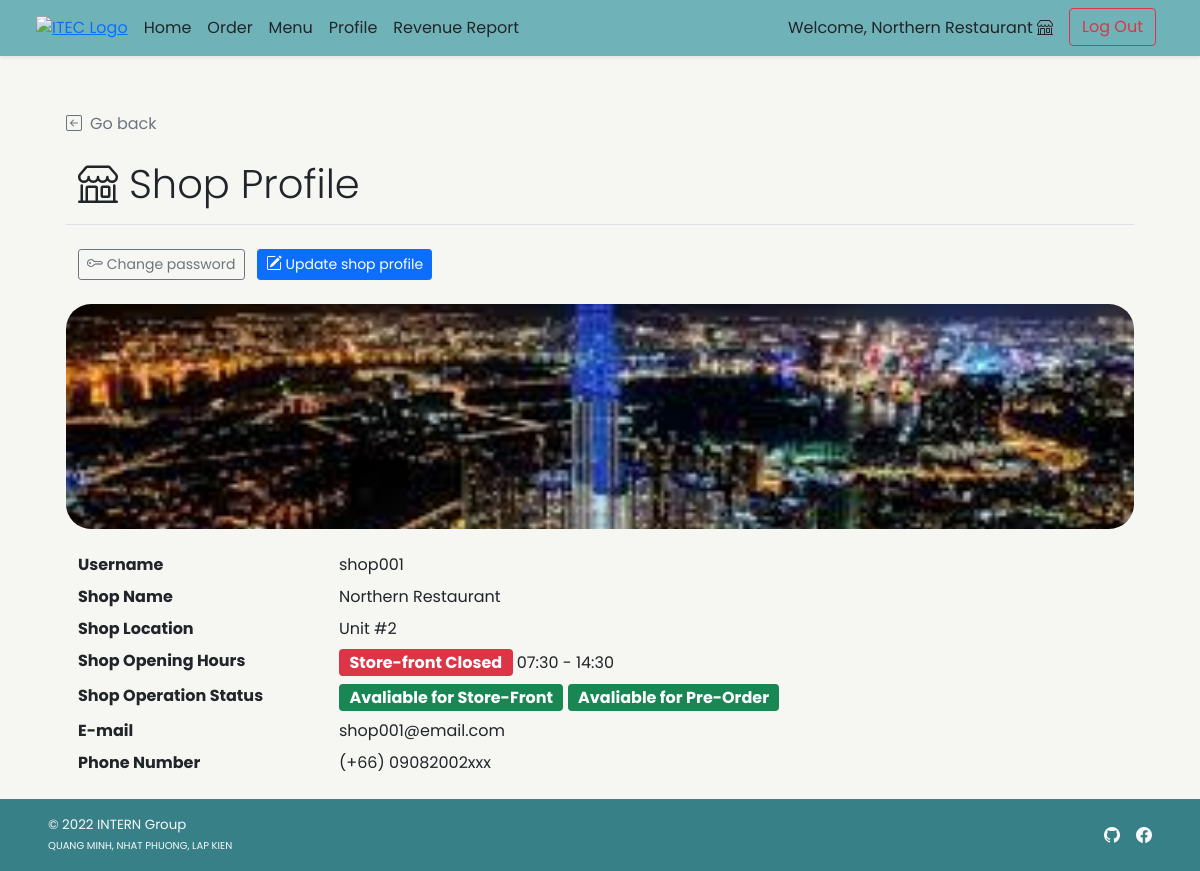
The app's page /shop/shop_profile.php (signed in) with its own data.
### tables this page shows
CREATE TABLE `shop` (
  `s_id` int(11) NOT NULL,
  `s_username` varchar(45) NOT NULL,
  `s_pwd` varchar(45) NOT NULL,
  `s_name` varchar(100) NOT NULL,
  `s_location` varchar(100) NOT NULL,
  `s_openhour` time NOT NULL,
  `s_closehour` time NOT NULL,
  `s_status` tinyint(4) NOT NULL DEFAULT 1 COMMENT 'Shop ready for taking an order or not (True for open, False for close)',
  `s_preorderStatus` tinyint(4) NOT NULL DEFAULT 1 COMMENT 'Shop is ready for tomorrow pre-order or not',
  `s_email` varchar(100) NOT NULL,
  `s_phoneno` varchar(45) NOT NULL,
  `s_pic` text DEFAULT NULL
);

### shop/shop_profile.php (the view, shortened to what this page needs)
<!DOCTYPE html>
<html lang="en">
<head>
    <?php
        include("../conn_db.php");
        include('../head.php');
        $s_id = $_SESSION["sid"];
    ?>
    <link href="../css/main.css" rel="stylesheet">
</head>
<body class="d-flex flex-column h-100">
    <?php include('nav_header_shop.php');?>
    <div class="container px-5 pt-4" id="profile-body">
        <div class="row my-4 pb-2 border-bottom">
            <a class="nav nav-item text-decoration-none text-muted mb-2" href="#" onclick="history.back();">
                <i class="bi bi-arrow-left-square me-2"></i>Go back
            </a>
            <h2 class="pt-3 display-6"> Shop Profile</h2>
        </div>
        <a class="btn btn-sm btn-outline-secondary me-2" href="shop_update_pwd.php">
            Change password
        </a>
        <a class="btn btn-sm btn-primary mt-2 mt-md-0" href="shop_profile_edit.php">
            Update shop profile
        </a>
        <?php
            $query = "SELECT s_username,s_name,s_location,s_openhour,s_closehour,s_status,s_preorderstatus,s_email,s_phoneno,s_pic FROM shop WHERE s_id = {$s_id} LIMIT 0,1";
            $result = $mysqli ->query($query);
            $row = $result -> fetch_array();
        ?>
        <div class="row row-cols-1 mt-4">
            <div class="rounded-25 mb-4" id="shop-img" style="
                    background: url(
                        <?php
                            if(is_null($row["s_pic"])){echo "'../img/default.png'";}
                            else{echo "'../img/{$row['s_pic']}'";}
                        ?>
                    ) center; height: 225px;
                    background-size: cover; background-repeat: no-repeat;
                    background-position: center;">
            </div>
            <dl class="row">
                <dt class="col-sm-3">Username</dt>
                <dd class="col-sm-9"><?php echo $row["s_username"];?></dd>
                <dt class="col-sm-3">Shop Name</dt>
                <dd class="col-sm-9"><?php echo $row["s_name"];?></dd>
                <dt class="col-sm-3">Shop Location</dt>
                <dd class="col-sm-9"><?php echo $row["s_location"];?></dd>
                <dt class="col-sm-3">Shop Opening Hours</dt>
                <dd class="col-sm-9">
                    <?php
                    $current_time = date('H:i:s');
                    if($current_time >= $row["s_openhour"] && $current_time <= $row["s_closehour"]){
                        ?><span class="badge fs-6 bg-success">Store-front Opening</span> <?php
                    }else{
                        ?><span class="badge fs-6 bg-danger">Store-front Closed</span> <?php
                    }
                        $open = explode(":",$row["s_openhour"]);
                        $close = explode(":",$row["s_closehour"]);
                        echo $open[0].":".$open[1]." - ".$close[0].":".$close[1];
                ?>
                </dd>
                <dt class="col-sm-3">Shop Operation Status</dt>
                <dd class="col-sm-9">
                    <?php if($row["s_status"]==1){?>
                    <span class="badge fs-6 bg-success">Avaliable for Store-Front</span>
                    <?php }else{ ?>
                    <span class="badge fs-6 bg-danger">Unavaliable for Store-Front</span>
                    <?php }
                        if($row["s_preorderstatus"]==1){?>
                    <span class="badge fs-6 bg-success">Avaliable for Pre-Order</span>
                    <?php }else{ ?>
                    <span class="badge fs-6 bg-danger">Unavaliable for Pre-Order</span>
                    <?php } ?>
                </dd>
                <dt class="col-sm-3">E-mail</dt>
                <dd class="col-sm-9"><?php echo $row["s_email"];?></dd>
                <dt class="col-sm-3">Phone Number</dt>
                <dd class="col-sm-9"><?php echo "(+66) ".$row["s_phoneno"];?></dd>
            </dl>
        </div>
    </div>
    <?php include 'shop_footer.php';?>
</body>
</html>

### css/main.css (style rules this page uses)
html { height: 100%; }
body { height: 100%; padding-top: 4rem; margin-bottom: -50px; font-family: 'Poppins', 'Noto Sans Thai', sans-serif; background-color: #F6F6F2; }
a { cursor: pointer; }
.bi { vertical-align: -.125em; fill: currentColor; }
.rounded-25 { border-radius: 25px; }

### records on screen
shop: s_pic (picture), s_username "shop001", s_name "Northern Restaurant", s_location "Unit #2", s_openhour "07", s_openhour "30", s_closehour "14", s_closehour "30", s_email "shop001@email.com", s_phoneno "09082002xxx"

### other values on screen
$_SESSION['shopname'] "Northern Restaurant"
